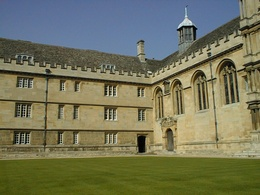
%> input picture images/input/1_003.jpg, 260 x 195 px, shrunk from 1024 x 768 before the run
$ octave siftdetector.m   (GNU Octave 9; MATLAB toolbox functions it lacks are replaced by stand-ins)
%> lines starting %> are read from the running program, lines starting %| are printed output that depends on the picture; in (x1, y1, x2, y2) boxes, pixels count from 0 and x2, y2 are one past the last pixel; in counts of white or black regions, pixels touching at a corner belong together; the program's own positions count from 1
%% Initialization
% Here, the x-axis correspond to coloum, while the y-axis correspond to row
clear all; close all;
img = imread('images/input/1_003.jpg');
%> img is the input picture: size 195x260x3 uint8; mean R, G, B 115.7, 116.6, 90.2
[~,~,ColorChannel] = size(img);
%> ColorChannel = 3
if ColorChannel > 1
    img = rgb2gray(img);
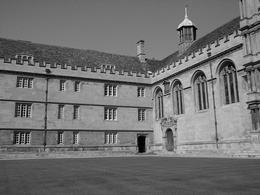
%> img: size 195x260 uint8; min 0, max 241, mean 113.3
end
img = double(img)/255;
%> img: size 195x260 double
ScaleSpaceNum = 3; % number of scale space intervals
SigmaOrigin = 2^0.5; % default sigma
ScaleFactor = 2^(1/ScaleSpaceNum);
StackNum = ScaleSpaceNum + 3; % number of stacks = number of scale space intervals + 3
OctaveNum = 3;
GaussianFilterSize = 21;
OctaveImage = {OctaveNum,StackNum}; % save the Gaussian-filtered results of image
OctaveImageDiff = {OctaveNum,StackNum-1}; % save the Difference of Gaussian-filtered results of image


%% Gaussian Convolution of Images in Each Octave
ImgOctave = cell(OctaveNum,1);
for Octave = 1:OctaveNum
    Sigma = SigmaOrigin * 2^(Octave-1); % when up to a new octave, double the sigma
    ImgOctave{Octave} = imresize(img, 2^(-(Octave-1)));
    for s = 1:StackNum
        SigmaScale = Sigma * ScaleFactor^(s-2);
        % calculate Guassian kernel
        GaussianFilter = fspecial('gaussian',[GaussianFilterSize,GaussianFilterSize],SigmaScale);
        % do convolution with Gassian kernel
        OctaveImage{Octave,s} = imfilter(ImgOctave{Octave}, GaussianFilter,'symmetric');
    end
end
%> after the loop, ImgOctave = 3 items; OctaveImage = 18 items
% calculate difference of Gaussian (in original paper eq.1)
for Octave = 1:OctaveNum
    for s = 1:StackNum-1
        OctaveImageDiff{Octave,s} = OctaveImage{Octave,s+1} - OctaveImage{Octave,s};
    end
end
%> after the loop, OctaveImageDiff = 15 items
%% Find the local minima and maxima between stacks
DiffMinMaxMap = cell(OctaveNum,StackNum-3);
for Octave = 1:OctaveNum
    for s = 2:size(OctaveImageDiff,2)-1
        CompareDiffImg = zeros(size(OctaveImage{Octave,1},1)-2,size(OctaveImage{Octave,1},2)-2,27);
        indx = 0; % 3rd dimension indx for CompareDiffImg
        for s2 = s-1:s+1
            for k = 1:9
                [i,j] = ind2sub([3,3],k);
                CompareDiffImg(:,:,indx+k) = OctaveImageDiff{Octave,s2}(i:end-3+i,j:end-3+j);
            end
            indx = indx + 9;
        end
        [~,MinMap] = min(CompareDiffImg,[],3);
        MinMap = (MinMap == 14);
        [~,MaxMap] = max(CompareDiffImg,[],3);
        MaxMap = (MaxMap == 14);
        DiffMinMaxMap{Octave,s-1} = MinMap + MaxMap; % the center indx is 9 + 5 = 14
    end
end
%> after the loop, DiffMinMaxMap = 9 items

%% Accurate keypoint localization
UnstableExtremaThreshold = 0.03; % set the threshold as 0.03 (the same as the original paper)
DiffMinMaxMapAccurate = DiffMinMaxMap;
%> DiffMinMaxMapAccurate = 9 items
for Octave = 1:OctaveNum
    Sigma = SigmaOrigin * 2^(Octave-1);
    for DiffMinMaxMapIndx = 1:size(DiffMinMaxMap,2)
        Map = DiffMinMaxMap{Octave,DiffMinMaxMapIndx};
        SSCindx = find(Map); % Scale-Space-Corner Index
        if isempty(SSCindx)
            continue;
        end
        for ssc = 1:length(SSCindx)
            [Row,Col] = ind2sub([size(Map,1),size(Map,2)], SSCindx(ssc));
            if (Row <= 1) || (Row >= size(Map,1)) || (Col <= 1) || (Col >= size(Map,2))
                DiffMinMaxMapAccurate{Octave,DiffMinMaxMapIndx}(Row,Col) = 0; % discard out of matrix boundary
                continue;
            end
            RowDiff = OctaveImageDiff{Octave,DiffMinMaxMapIndx+1}(Row+1,Col) - OctaveImageDiff{Octave,DiffMinMaxMapIndx+1}(Row-1,Col);
            ColDiff = OctaveImageDiff{Octave,DiffMinMaxMapIndx+1}(Row,Col+1) - OctaveImageDiff{Octave,DiffMinMaxMapIndx+1}(Row,Col-1);
            ScaleDiff = OctaveImageDiff{Octave,DiffMinMaxMapIndx+2}(Row,Col) - OctaveImageDiff{Octave,DiffMinMaxMapIndx}(Row,Col);
            offset = [2; 2; Sigma * ScaleFactor^(DiffMinMaxMapIndx) - Sigma * ScaleFactor^(DiffMinMaxMapIndx-2)];
            DxHat = OctaveImageDiff{Octave,DiffMinMaxMapIndx+1}(Row,Col) + 0.5 * ([RowDiff,ColDiff,ScaleDiff] * offset);
            if abs(DxHat) < UnstableExtremaThreshold
                DiffMinMaxMapAccurate{Octave,DiffMinMaxMapIndx}(Row,Col) = 0; % discard unstable extrema
            end
        end
    end
end
%% Eliminating edge responses
gamma = 10; % set the threshold gamma as 10 (the same as the original paper)
DetermineThreshold = (gamma + 1)^2 / gamma;
DiffMinMaxMapNoEdge = DiffMinMaxMapAccurate;
%> DiffMinMaxMapNoEdge = 9 items
for Octave = 1:OctaveNum
    for DiffMinMaxMapIndx = 1:size(DiffMinMaxMap,2)
        Map = DiffMinMaxMapAccurate{Octave,DiffMinMaxMapIndx};
        SSCindx = find(Map); % Scale-Space-Corner Index
        if isempty(SSCindx)
            continue;
        end
        for ssc = 1:length(SSCindx)
            [Row,Col] = ind2sub([size(Map,1),size(Map,2)], SSCindx(ssc));
            if (Row <= 1) || (Row >= size(Map,1)) || (Col <= 1) || (Col >= size(Map,2))
                DiffMinMaxMapNoEdge{Octave,DiffMinMaxMapIndx}(Row,Col) = 0; % discard out of matrix boundary
                continue;
            end
            Dyy = OctaveImageDiff{Octave,DiffMinMaxMapIndx+1}(Row+1,Col) - 2*OctaveImageDiff{Octave,DiffMinMaxMapIndx+1}(Row,Col) + OctaveImageDiff{Octave,DiffMinMaxMapIndx+1}(Row-1,Col);
            Dxx = OctaveImageDiff{Octave,DiffMinMaxMapIndx+1}(Row,Col+1) - 2*OctaveImageDiff{Octave,DiffMinMaxMapIndx+1}(Row,Col) + OctaveImageDiff{Octave,DiffMinMaxMapIndx+1}(Row,Col-1);
            Dxy = OctaveImageDiff{Octave,DiffMinMaxMapIndx+1}(Row-1,Col+1) - OctaveImageDiff{Octave,DiffMinMaxMapIndx+1}(Row-1,Col-1) - OctaveImageDiff{Octave,DiffMinMaxMapIndx+1}(Row+1,Col+1) + OctaveImageDiff{Octave,DiffMinMaxMapIndx+1}(Row+1,Col-1);
            TrH = Dxx + Dyy;
            DetH = Dxx*Dyy - Dxy^2;
            if ((TrH^2 / DetH) >= DetermineThreshold)
                DiffMinMaxMapNoEdge{Octave,DiffMinMaxMapIndx}(Row,Col) = 0; % discard unstable extrema
            end
        end
    end
end

%% SIFT feature descriptors generation
% the patch size for dominant orientation calculation is 9;
% the patch size for feature transformation is 16;
DominantOrientation = cell(size(DiffMinMaxMap));
%> DominantOrientation = {[], [], [], [], [], [], [], [], []}
SIFT = cell(size(DiffMinMaxMap));
%> SIFT = {[], [], [], [], [], [], [], [], []}
for Octave = 1:OctaveNum
    Sigma = SigmaOrigin * 2^(Octave-1); % when up to a new octave, double the sigma
    for DiffMinMaxMapIndx = 1:size(DiffMinMaxMap,2)
        stack = DiffMinMaxMapIndx+1;
        SigmaScale = Sigma * ScaleFactor^(stack-2);
        GaussianSmoothedImage = OctaveImage{Octave,stack};
        Map = DiffMinMaxMapNoEdge{Octave,DiffMinMaxMapIndx};
        SSCindx = find(Map); % Scale-Space-Corner Index
        if isempty(SSCindx)
            continue;
        end
        DomOri = zeros(length(SSCindx),2,36); % first column is for sita, second column is for magnitude
        sift = zeros(length(SSCindx),128,36);
        for ssc = 1:length(SSCindx)
            [Row,Col] = ind2sub([size(Map,1),size(Map,2)], SSCindx(ssc));
            Row = Row+1; Col = Col+1; % offset = [1,1];
            if (Row <= 10) || (Row >= size(GaussianSmoothedImage,1)-8) || (Col <= 10) || (Col >= size(GaussianSmoothedImage,2)-8)
                % skip if out of boundary
                continue;
            end
            % magnitude and sita of sample points in the patch
            mag = ((GaussianSmoothedImage(Row-8:Row+7,Col-7:Col+8) - GaussianSmoothedImage(Row-8:Row+7,Col-9:Col+6)).^2 + (GaussianSmoothedImage(Row-7:Row+8,Col-8:Col+7) - GaussianSmoothedImage(Row-9:Row+6,Col-8:Col+7)).^2).^0.5;
            sita = atan2((GaussianSmoothedImage(Row-7:Row+8,Col-8:Col+7) - GaussianSmoothedImage(Row-9:Row+6,Col-8:Col+7)),(GaussianSmoothedImage(Row-8:Row+7,Col-7:Col+8) - GaussianSmoothedImage(Row-8:Row+7,Col-9:Col+6)));
            sita = mod(sita + 2*pi, 2*pi); % the range of atan2 function is -pi~pi, map it to 0~2*pi
            % Dominant orientation calculation
            GaussianFilter = fspecial('gaussian',[9,9],1.5*SigmaScale);
            Dmag = mag(5:13,5:13).* GaussianFilter; % magnitude is weighted by gaussian filter
            sitaquantize = mod(sita(5:13,5:13) + pi/36,2*pi);
            sitaquantize = floor(sitaquantize / (2*pi/36));
            sitabin = zeros(36,1);
            for patchindx = 1:9^2
                sitabin(sitaquantize(patchindx)+1) = sitabin(sitaquantize(patchindx)+1) + Dmag(patchindx);
            end
            maxsitabin = max(sitabin);
            DominantOriBin = find((sitabin / maxsitabin) >= 0.8); % duplicate the feature when non-maximum magnitude of orientation is also big
            DominantOriSita = (DominantOriBin-1)*(2*pi/36);
            DomOri(ssc,1,1:length(DominantOriSita)) = DominantOriSita;
            DomOri(ssc,2,1:length(DominantOriSita)) = sitabin((sitabin / maxsitabin) >= 0.8);
            % SIFT feature calculation
            for DomOriIndx = 1:length(DominantOriSita)
                GaussianFilter = fspecial('gaussian',[16,16],8);
                Smag = mag.* GaussianFilter;
                sitaquantize = mod(sita - DominantOriSita(DomOriIndx) + pi/8 + 2*pi,2*pi);
                sitaquantize = floor(sitaquantize / (2*pi/8));
                sitabin = zeros(8,4,4);
                for patchindx = 1:16^2
                    [row,col] = ind2sub([16,16], patchindx);
                    row = floor((row-1)/4)+1;
                    col = floor((col-1)/4)+1;
                    sitabin(sitaquantize(patchindx)+1,row,col) = sitabin(sitaquantize(patchindx)+1,row,col) + Smag(patchindx);
                end
                sitabin = bsxfun(@times,sitabin,sum(sitabin.^2,1).^(-0.5)); % normalize the vector
                sitabin(sitabin > 0.2) = 0.2; % threshold the maximum value as 0.2
                sitabin = bsxfun(@times,sitabin,sum(sitabin.^2,1).^(-0.5)); % renormalize
                sift(ssc,:,DomOriIndx) = sitabin(:);
            end
        end
        DominantOrientation{Octave,DiffMinMaxMapIndx} = DomOri;
        SIFT{Octave,DiffMinMaxMapIndx} = sift;
    end
end
%> after the loop, DominantOrientation = 9 items; SIFT = 9 items

%% Show results (this part of code is just for verification, and is a mess...)
% [10 lines of commented-out code are left out]
imgtemp4 = img*0.5;
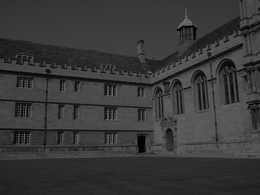
%> imgtemp4: size 195x260 double; min 0, max 0.473, mean 0.222
figure,imshow(uint8(imgtemp4*255));
for i = 1:3
for j = 1:3
for k = 1:2
if isempty(DominantOrientation{i,j})
continue
end
DomOri = DominantOrientation{i,j}(:,:,k);
DOx = cos(DomOri(:,1)).*DomOri(:,2)*200;
DOy = sin(DomOri(:,1)).*DomOri(:,2)*200;
Map = DiffMinMaxMapNoEdge{i,j};
SSCindx = find(Map); % Scale-Space-Corner Index
for ssc = 1:length(SSCindx)
    hold on;
    [Row,Col] = ind2sub([size(Map,1),size(Map,2)], SSCindx(ssc));
    Row = Row*2^(i-1)+1; Col = Col*2^(i-1)+1; % offset = [1,1];
    if (Row > size(img,1)) || (Col > size(img,2))
        continue
    end
    quiver(Col,Row,DOx(ssc),DOy(ssc),'r')
end
end
end
end
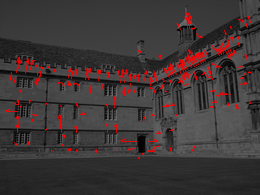
%> figure redrawn from the program's plot data
hold off;
%
imgtemp5 = img*0.5;
for i = 1:3
for j = 1:3
for k = 1:2
if isempty(DominantOrientation{i,j})
continue
end
Map = DiffMinMaxMapNoEdge{i,j};
SSCindx = find(Map); % Scale-Space-Corner Index
for ssc = 1:length(SSCindx)
    [Row,Col] = ind2sub([size(Map,1),size(Map,2)], SSCindx(ssc));
    Row = Row*2^(i-1)+1; Col = Col*2^(i-1)+1; % offset = [1,1];
    if (Row > size(img,1)) || (Col > size(img,2))
        continue
    end
    imgtemp5(Row,Col) = 1;
end
end
end
end
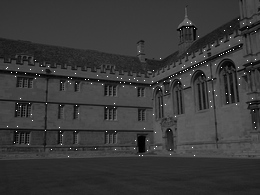
%> imgtemp5: size 195x260 double; 0.37% of pixels changed, all inside (x1, y1, x2, y2) = (6, 19, 256, 157)
figure,imshow(uint8(imgtemp5*255));
